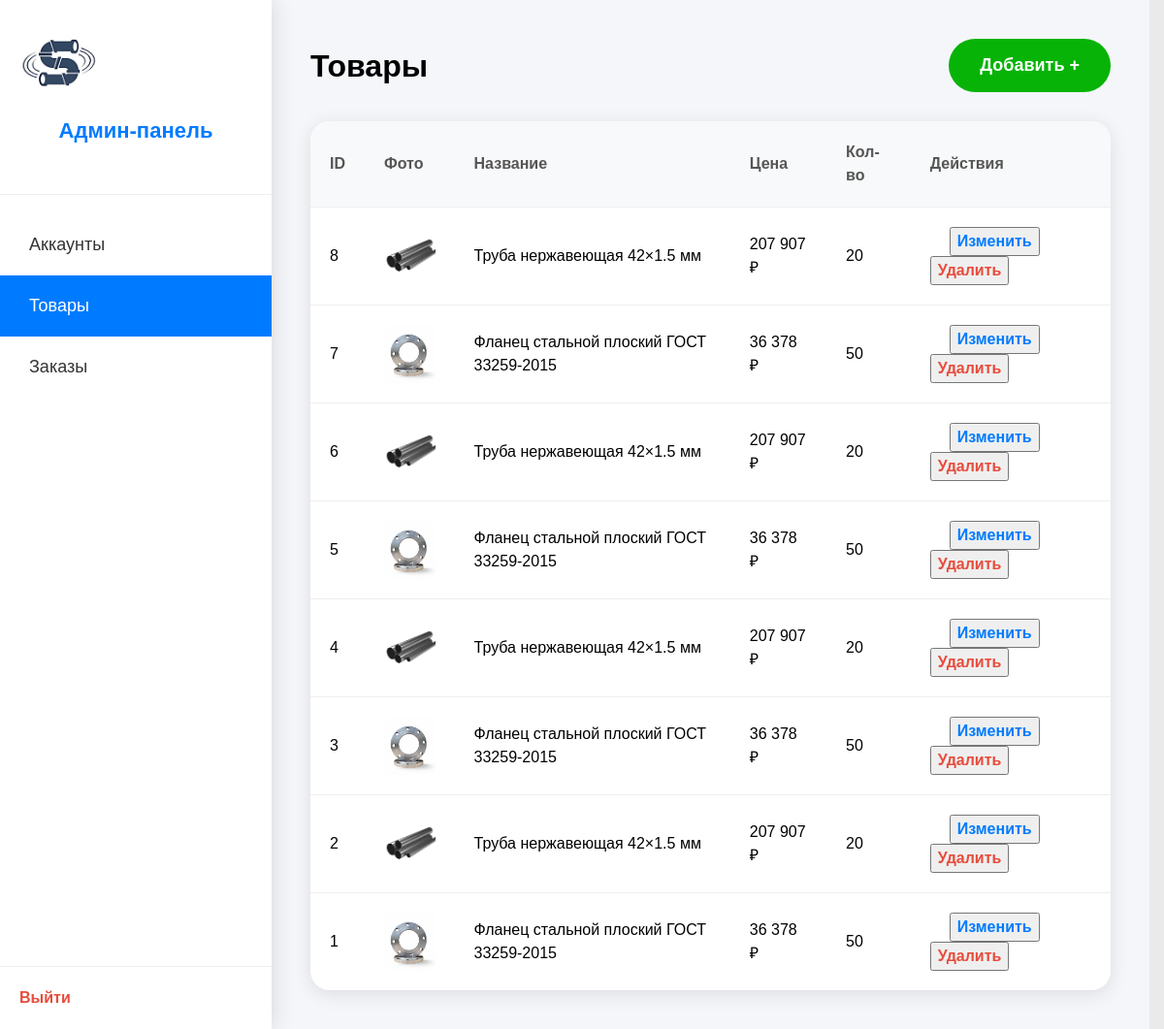
Page /pages/admin_products.php (signed in) on the committed database.
### tables this page shows
CREATE TABLE `products` (
  `id` int NOT NULL,
  `name` varchar(255) NOT NULL,
  `description` text,
  `price` decimal(12,2) NOT NULL,
  `image` varchar(255) DEFAULT NULL,
  `category_id` int DEFAULT NULL,
  `quantity` int DEFAULT '0',
  `du` varchar(50) DEFAULT NULL,
  `material` varchar(100) DEFAULT NULL,
  `created_at` datetime DEFAULT CURRENT_TIMESTAMP
);

### inc/functions.php (called while the page is built, shortened)
<?php
if (!function_exists('is_logged_in')) {
    function escape($string) {
        return htmlspecialchars($string, ENT_QUOTES, 'UTF-8');
    }
}
?>

### pages/admin_products.php (the view, shortened to what this page needs)
<?php
require_once '../inc/functions.php';
$products = $pdo->query("SELECT * FROM products ORDER BY id DESC")->fetchAll();
?>
<!DOCTYPE html>
<html lang="ru">
<head>
    <link rel="stylesheet" href="../style/normalize.css">
    <link rel="stylesheet" href="../style/style.css">
</head>
<body>
    <div id="admin_container">
        <aside class="admin_sidebar">
            <div class="admin_logo">
                <img src="../image/logo.png" alt="Logo">
                <h2>Админ-панель</h2>
            </div>
            <nav class="admin_menu">
                <a href="admin_accounts.php" class="menu_item">Аккаунты</a>
                <a href="admin_products.php" class="menu_item active">Товары</a>
                <a href="admin_orders.php" class="menu_item">Заказы</a>
            </nav>
            <div class="admin_logout">
                <a href="../logout.php" class="btn_logout_big">Выйти</a>
            </div>
        </aside>
        <main class="admin_main">
            <header class="admin_header">
                <h1>Товары</h1>
                <button onclick="openAddProductModal()" class="btn_add_product">Добавить +</button>
            </header>
            <div class="admin_table_wrapper">
                <table class="admin_table">
                    <thead>
                        <tr>
                            <th>ID</th>
                            <th>Фото</th>
                            <th>Название</th>
                            <th>Цена</th>
                            <th>Кол-во</th>
                            <th>Действия</th>
                        </tr>
                    </thead>
                    <tbody>
                        <?php foreach ($products as $p): ?>
                            <tr>
                                <td><?= $p['id'] ?></td>
                                <td>
                                    <?php if ($p['image']): ?>
                                        <img src="../uploads/<?= $p['image'] ?>" style="width:60px;height:60px;object-fit:cover;border-radius:8px;">
                                    <?php endif; ?>
                                </td>
                                <td><?= escape($p['name']) ?></td>
                                <td><?= number_format($p['price'], 0, '', ' ') ?> ₽</td>
                                <td><?= $p['quantity'] ?></td>
                                <td>
                                    <button onclick='openEditProductModal(<?= json_encode($p) ?>)' class="btn_edit">Изменить</button>
                                    <form method="POST" style="display:inline;">
                                        <button type="submit" class="btn_delete" onclick="return confirm('Удалить?')">Удалить</button>
                                    </form>
                                </td>
                            </tr>
                        <?php endforeach; ?>
                    </tbody>
                </table>
            </div>
        </main>
    </div>
</body>
</html>

### style/style.css (style rules this page uses)
:root { --max-width: 1480px; --color-main: #007BFF; --color-price: #1BB82E; --radius-big: 30px; --radius-small: 20px; }
*, *::before, *::after { box-sizing: border-box; }
body { margin: 0; font-family: Arial, sans-serif; background-color: #EAEAEA; min-width: 520px; }
#admin_container { display: flex; min-height: 100vh; background: #f4f6f9; }
.admin_sidebar { width: 280px; background: white; box-shadow: 4px 0 20px rgba(0,0,0,0.1); display: flex; flex-direction: column; z-index: 10; }
.admin_logo { padding: 30px 20px; text-align: center; border-bottom: 1px solid #eee; }
.admin_logo img { height: 70px; margin-bottom: 10px; }
.admin_logo h2 { font-size: 22px; color: #007BFF; }
.admin_menu { flex: 1; padding: 20px 0; }
.menu_item { display: block; padding: 18px 30px; color: #333; text-decoration: none; font-size: 18px; transition: all 0.2s; }
.menu_item:hover, .menu_item.active { background: #007BFF; color: white; }
.admin_logout { padding: 20px; border-top: 1px solid #eee; }
.admin_logout a { color: #e74c3c; text-decoration: none; font-weight: bold; }
.admin_main { flex: 1; padding: 40px; }
.admin_header { display: flex; justify-content: space-between; align-items: center; margin-bottom: 30px; }
.admin_header h1 { font-size: 32px; margin: 0; }
.admin_table_wrapper { background: white; border-radius: 20px; overflow: hidden; box-shadow: 0 4px 20px rgba(0,0,0,0.1); }
.admin_table { width: 100%; border-collapse: collapse; }
.admin_table th { background: #f8f9fa; padding: 20px; text-align: left; font-weight: bold; color: #555; }
.admin_table td { padding: 20px; border-top: 1px solid #eee; }
.btn_delete { color: #e74c3c; text-decoration: none; font-weight: bold; }
.btn_edit { color: #007BFF; text-decoration: none; font-weight: bold; margin-left: 20px; }
.btn_add_product { padding: 14px 32px; background: #07b307; color: white; border: none; border-radius: 30px; font-size: 18px; font-weight: bold; cursor: pointer; }

### rows in the picture
products: id "8", image (picture), name "Труба нержавеющая 42×1.5 мм", price "207 907", quantity "20"
products: id "7", image (picture), name "Фланец стальной плоский ГОСТ 33259-2015", price "36 378", quantity "50"
products: id "6", image (picture), name "Труба нержавеющая 42×1.5 мм", price "207 907", quantity "20"
products: id "5", image (picture), name "Фланец стальной плоский ГОСТ 33259-2015", price "36 378", quantity "50"
products: id "4", image (picture), name "Труба нержавеющая 42×1.5 мм", price "207 907", quantity "20"
products: id "3", image (picture), name "Фланец стальной плоский ГОСТ 33259-2015", price "36 378", quantity "50"
products: id "2", image (picture), name "Труба нержавеющая 42×1.5 мм", price "207 907", quantity "20"
products: id "1", image (picture), name "Фланец стальной плоский ГОСТ 33259-2015", price "36 378", quantity "50"
